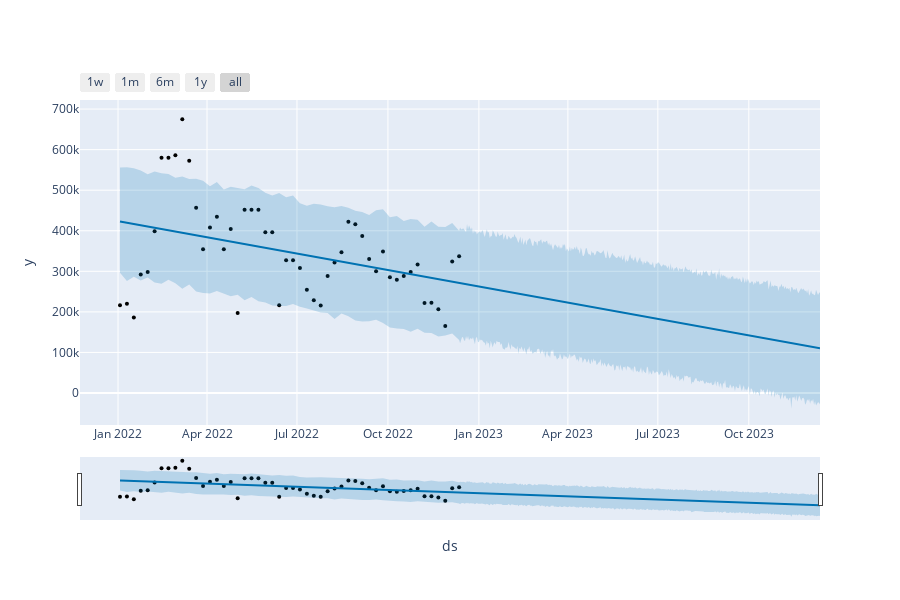

The code cell stored with this chart in its notebook:
### Code cell
# Python
from prophet.plot import plot_plotly, plot_components_plotly

plot_plotly(m, forecast)

### Figure 1 — Plotly figure (JSON) as saved in the notebook; plotly's stock layout.template omitted (floating-point values rounded to 4 significant figures; data arrays with more than 128 entries replaced by an {"elided": "..."} marker saying what was removed)
{"data": [{"marker": {"color": "black", "size": 4}, "mode": "markers", "name": "Actual", "type": "scatter", "x": ["2022-01-03T00:00:00", "2022-01-10T00:00:00", "2022-01-17T00:00:00", "2022-01-24T00:00:00", "2022-01-31T00:00:00", "2022-02-07T00:00:00", "2022-02-14T00:00:00", "2022-02-21T00:00:00", "2022-02-28T00:00:00", "2022-03-07T00:00:00", "2022-03-14T00:00:00", "2022-03-21T00:00:00", "2022-03-28T00:00:00", "2022-04-04T00:00:00", "2022-04-11T00:00:00", "2022-04-18T00:00:00", "2022-04-25T00:00:00", "2022-05-02T00:00:00", "2022-05-09T00:00:00", "2022-05-16T00:00:00", "2022-05-23T00:00:00", "2022-05-30T00:00:00", "2022-06-06T00:00:00", "2022-06-13T00:00:00", "2022-06-20T00:00:00", "2022-06-27T00:00:00", "2022-07-04T00:00:00", "2022-07-11T00:00:00", "2022-07-18T00:00:00", "2022-07-25T00:00:00", "2022-08-01T00:00:00", "2022-08-08T00:00:00", "2022-08-15T00:00:00", "2022-08-22T00:00:00", "2022-08-29T00:00:00", "2022-09-05T00:00:00", "2022-09-12T00:00:00", "2022-09-19T00:00:00", "2022-09-26T00:00:00", "2022-10-03T00:00:00", "2022-10-10T00:00:00", "2022-10-17T00:00:00", "2022-10-24T00:00:00", "2022-10-31T00:00:00", "2022-11-07T00:00:00", "2022-11-14T00:00:00", "2022-11-21T00:00:00", "2022-11-28T00:00:00", "2022-12-05T00:00:00", "2022-12-12T00:00:00"], "y": [216600.0, 220000.0, 186100.0, 291900.0, 298300.0, 398600.0, 580200.0, 580200.0, 586200.0, 674900.0, 572300.0, 456800.0, 354400.0, 408100.0, 434400.0, 354300.0, 404600.0, 197200.0, 451800.0, 451800.0, 451800.0, 396400.0, 396400.0, 216500.0, 327500.0, 327500.0, 308400.0, 254700.0, 228900.0, 215600.0, 288200.0, 322000.0, 347100.0, 421900.0, 415900.0, 387100.0, 330500.0, 300000.0, 348900.0, 285400.0, 279400.0, 288600.0, 298500.0, 317000.0, 222100.0, 222800.0, 206600.0, 164900.0, 324200.0, 337200.0]}, {"hoverinfo": "skip", "line": {"width": 0}, "mode": "lines", "type": "scatter", "x": {"elided": "415 str values"}, "y": {"elided": "415 float values"}}, {"fill": "tonexty", "fillcolor": "rgba(0, 114, 178, 0.2)", "line": {"color": "#0072B2", "width": 2}, "mode": "lines", "name": "Predicted", "type": "scatter", "x": {"elided": "415 str values"}, "y": {"elided": "415 float values"}}, {"fill": "tonexty", "fillcolor": "rgba(0, 114, 178, 0.2)", "hoverinfo": "skip", "line": {"width": 0}, "mode": "lines", "type": "scatter", "x": {"elided": "415 str values"}, "y": {"elided": "415 float values"}}], "layout": {"height": 600, "showlegend": false, "width": 900, "xaxis": {"rangeselector": {"buttons": [{"count": 7, "label": "1w", "step": "day", "stepmode": "backward"}, {"count": 1, "label": "1m", "step": "month", "stepmode": "backward"}, {"count": 6, "label": "6m", "step": "month", "stepmode": "backward"}, {"count": 1, "label": "1y", "step": "year", "stepmode": "backward"}, {"step": "all"}]}, "rangeslider": {"visible": true}, "title": {"text": "ds"}, "type": "date"}, "yaxis": {"title": {"text": "y"}}}}
